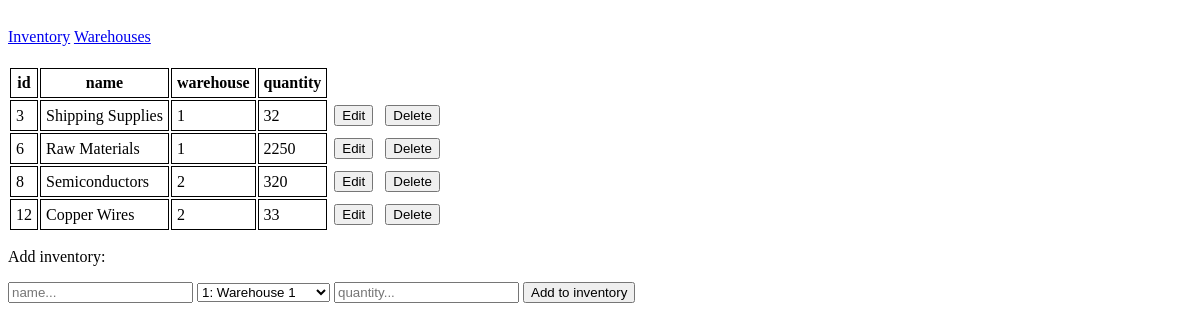
The page /inventory on the database as committed earlier.
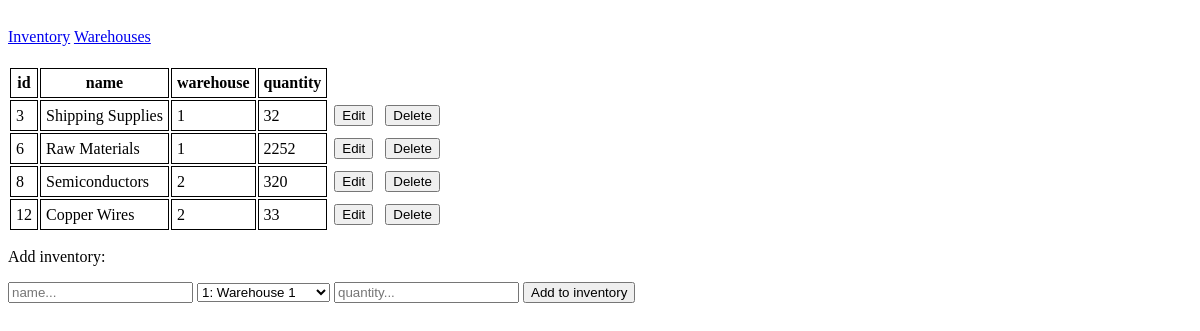
The same page on the database as committed later.
### app.py (models this page shows, shortened)
class Inventory(db.Model):
    __tablename__ = "Inventory"
    id = db.Column(db.Integer, primary_key = True, autoincrement = True)
    warehouseid = db.Column(db.Integer, db.ForeignKey('Warehouse.id'))
    name = db.Column(db.String(100))
    quantity = db.Column(db.Integer)

### app.py (the view)
@app.route('/')
@app.route('/home')
@app.route('/inventory', methods = ['GET', 'POST'])
def home():
    if request.method == 'POST':
        name = request.form['name']
        warehouse = request.form['warehouse']
        quantity = request.form['quantity']
        warehouse = int(warehouse[0:warehouse.find(":")])
        item = Inventory(name = name, warehouseid = warehouse, quantity = quantity)
        db.session.add(item)
        db.session.commit()
        return redirect(url_for("home"))
    else:
        inventory = db.engine.execute("SELECT * FROM inventory").all()
        wh = db.engine.execute("SELECT * FROM warehouse").all()
        return render_template("index.html", inventory=inventory, wh = wh)

### templates/index.html (shortened to what this page needs)
{% extends "template.html" %}
{% block content%}
    <table>
        <tr>
            <th>id</th>
            <th>name</th>
            <th>warehouse</th>
            <th>quantity</th>
        </tr>
        {% for item in inventory%}
        <tr>
            <td>{{item[0]}}</td>
            <td>{{item[2]}}</td>
            <td>{{item[1]}}</td>
            <td>{{item[3]}}</td>
            <td class = "no-border">
                <button class = "edit">Edit</button>
            </td>
            <td class = "no-border">
                <form action="invdelete" method = "post">
                    <button >Delete</button>
                </form>
            </td>
        </tr>
        {% endfor %}
    </table>
    <p>Add inventory:</p>
    <form  action="inventory" method = "post">
        <input name="name" placeholder="name..." required>
        <select name = "warehouse" required >
            {% for warehouse in wh %}
                <option value = "{{warehouse[0]|string +': '+ warehouse[1]}}">{{warehouse[0]|string +': '+warehouse[1]}}</option>
            {% endfor %}
        </select>
        <input type="number" name="quantity" placeholder="quantity..." required>
        <button type = "submit" >Add to inventory</button>
    </form>
{% endblock %}

Rows that differ between the two databases and show on the page:
changed Inventory "Raw Materials": quantity "2250" → "2252"
